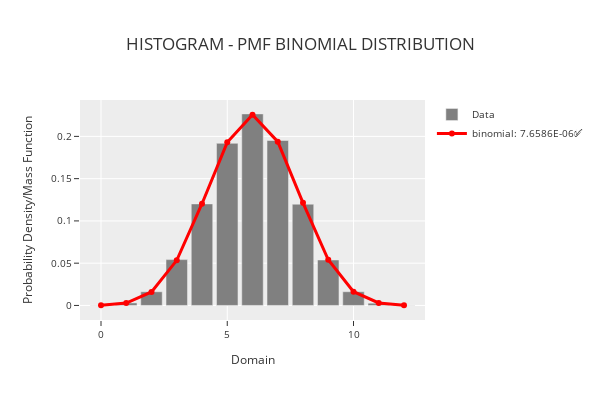

Notebook cell for this chart:
### Markdown cell above
**Plot the histogram along with the `id_distribution` distribution curve for comparison**

### Code cell
phi.plot_distribution("binomial")

### Figure 1 — Plotly figure (JSON) as saved in the notebook; plotly's stock layout.template omitted (floating-point values rounded to 4 significant figures)
{"data": [{"marker": {"color": "rgba(128,128,128,1)"}, "name": "Data", "showlegend": true, "type": "bar", "x": [0.0, 1.0, 2.0, 3.0, 4.0, 5.0, 6.0, 7.0, 8.0, 9.0, 10.0, 11.0, 12.0], "y": [0.00025, 0.003, 0.01617, 0.05422, 0.1201, 0.1918, 0.2266, 0.1951, 0.1198, 0.0538, 0.01625, 0.00266, 0.00025]}, {"line": {"color": "rgba(255,0,0,1)", "width": 3}, "mode": "lines+markers", "name": "binomial: 7.6586E-06✅", "type": "scatter", "x": [0.0, 1.0, 2.0, 3.0, 4.0, 5.0, 6.0, 7.0, 8.0, 9.0, 10.0, 11.0, 12.0], "y": [0.0002411, 0.002899, 0.01598, 0.05338, 0.1203, 0.193, 0.2256, 0.1938, 0.1214, 0.05405, 0.01625, 0.00296, 0.0002472]}], "layout": {"bargap": 0.15, "height": 400, "legend": {"font": {"size": 10}, "orientation": "v", "title": {}, "xanchor": "left", "y": 1, "yanchor": "auto"}, "title": {"text": "HISTOGRAM - PMF BINOMIAL DISTRIBUTION"}, "width": 600, "xaxis": {"tickfont": {"size": 10}, "title": {"font": {"size": 12}, "text": "Domain"}}, "yaxis": {"tickfont": {"size": 10}, "title": {"font": {"size": 12}, "text": "Probability Density/Mass Function"}}}}
